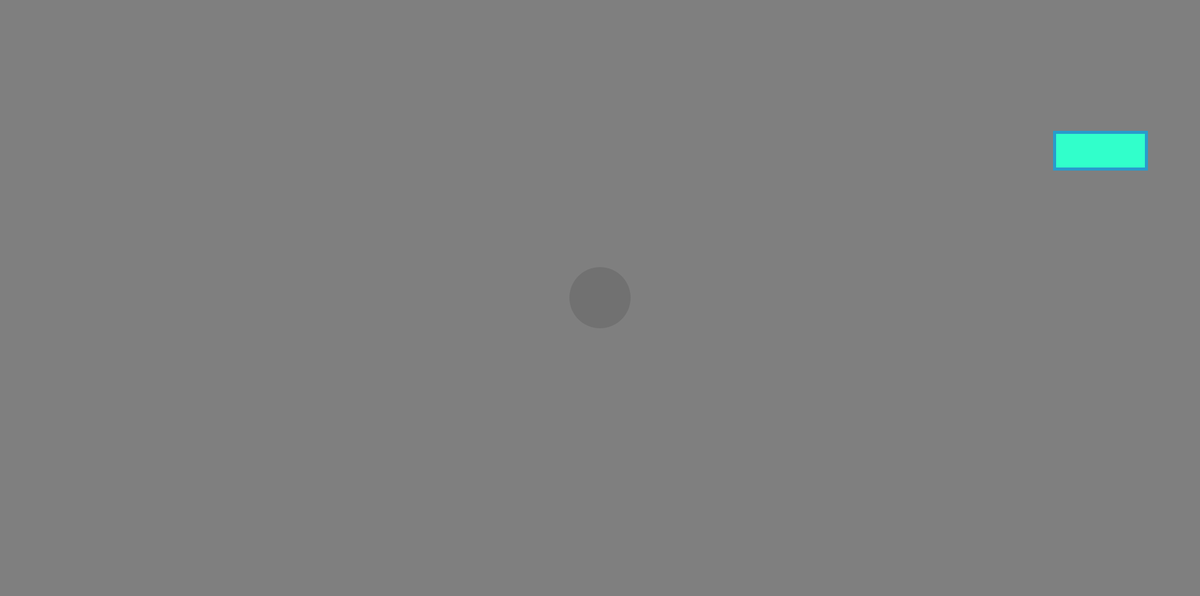
Frame 1 (no input)
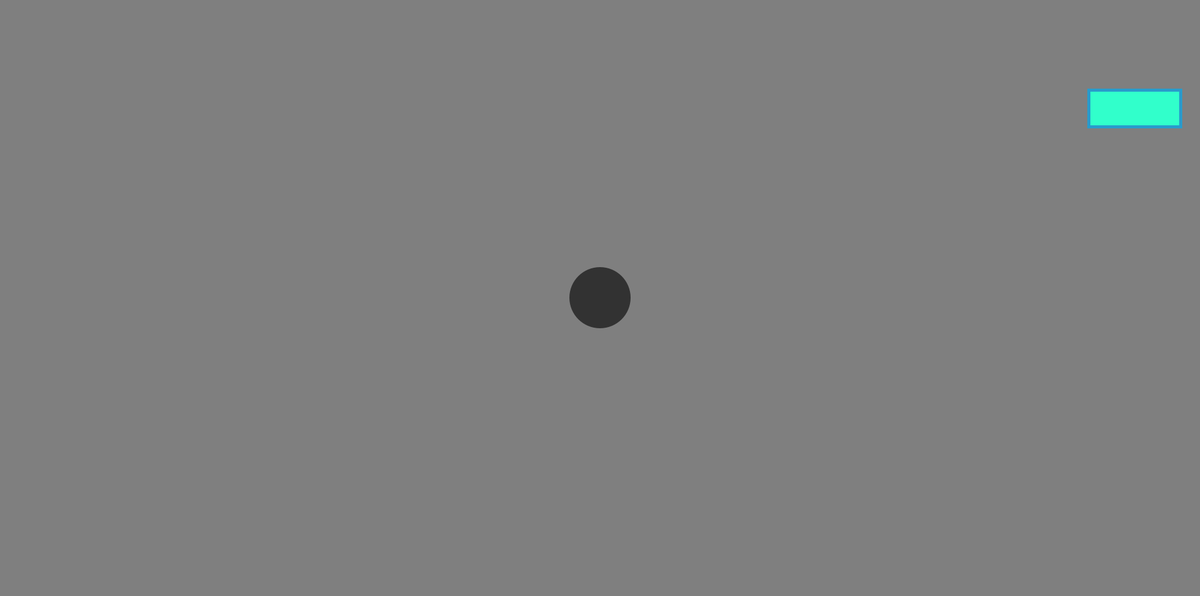
Frame 60 (the mouse pressed at the canvas centre just before this capture)
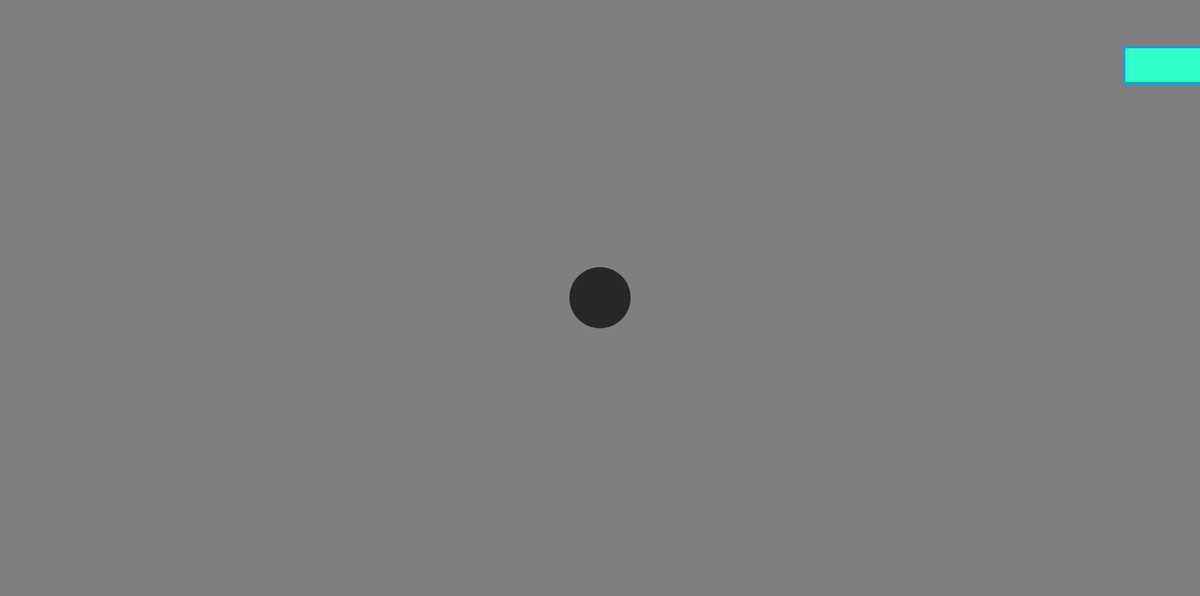
Frame 120 (the mouse held since frame 60 and released just before this capture)

The Processing sketch that drew these frames (run headless with seeded random() and noise(); from frame 60 on, the mouse is pressed at the canvas centre):

// Processing sketch: sketch_250516n
// ── sketch_250516n.pde
/*  ─────────────────────────────────────────────────────────────────────────
    MINI–GAME (full sketch) – with guaranteed‑intercept speed and editable  
    wing geometry.   Changes vs. last build are marked //modelcom          
    ─────────────────────────────────────────────────────────────────────────
*/

// ===== 1. GLOBAL TUNEABLE CONSTANTS =======================================

// --- Wing geometry (triangle shape) ----------------------------- //modelcom
float wingHalfSpan  = 18;   // half “wingspan” of delta (px)        //modelcom
float wingNoseAhead = 24;   // nose length ahead of CG              //modelcom
float wingTailBack  = 13;   // tail sweep distance                  //modelcom

// --- Speeds ------------------------------------------------------ //modelcom
float wingBaseSpeed    = 10;  // minimum launch speed               //modelcom
float wingReturnSpeed  = 12;  // speed when RTB                     //modelcom

// --- Gameplay variety --------------------------------------------
int   escortOffsetMin  = 35, escortOffsetMax = 55;
int   orbitLoopsMin=1, orbitLoopsMax=3;
float orbitRadiusMin=30, orbitRadiusMax=60;
int   fadeDurMin=60, fadeDurMax=120;
int   respawnDelay = 120;
int   scanPulseLen = 35;

// ===== 2. GLOBAL STATE VARS ======================================
float x, y, w=150, h=60, spdX, spdY;
color fillCol, strokeCol;
boolean squareVisible = true;
int    stateType;                     // 0 orbit, 1 destroy, 2 escort

float ellX, ellY, ellSize = 100;
float grayNow=random(255), grayNext=random(255), lerpAmt=0.05;
float[] speeds = {0.01, 0.05, 0.15, 0.30};
boolean connected=false;
float brightnessThreshold = 200;

float dynPhase=0, dynAmp=30;
PVector base;

ArrayList<Wing> wings = new ArrayList<Wing>();

// fade vars
boolean fading=false; float fadeSat=1, fadeAlpha=255; int fadeFrames;
// scan‑pulse vars
int scanPulse=0; color scanColor;

// respawn
int respawnTimer=0;

// ===== 3. HELPER FUNCTIONS  ======================================

// compute dynamic intercept speed so probe reaches rect before edge //modelcom
float computeInterceptSpeed(){                                       //modelcom
  float cx=x+w/2, cy=y+h/2;                                          // center
  float tX = (spdX>0)?(width-cx)/spdX:(spdX<0)?cx/-spdX:Float.MAX_VALUE;
  float tY = (spdY>0)?(height-cy)/spdY:(spdY<0)?cy/-spdY:Float.MAX_VALUE;
  float rectExitTime = min(tX,tY);                                   // soonest
  float dist   = dist(ellX,ellY,cx,cy);
  return max(wingBaseSpeed, dist/max(rectExitTime,1)*1.1);           // +10 %
}

// rectangle centre
PVector rectCenter(){ return new PVector(x+w/2,y+h/2); }

// target flank position for escort probe
PVector escortTarget(int side){
  PVector dir=new PVector(spdX,spdY);
  if(dir.mag()==0) dir.set(1,0);
  dir.normalize().rotate(radians(45*side))
      .mult(random(escortOffsetMin,escortOffsetMax));
  return PVector.add(rectCenter(),dir);
}

// start desaturation / fade
void startFade(){
  fading=true;
  fadeFrames=int(random(fadeDurMin,fadeDurMax));
}

// ===== 4. WING CLASS  ============================================
class Wing{
  PVector pos, vel;
  int mode;          // 0 orbit,1 return,2 destroy,3 escort,4 escortRet
  float angle,radius,orbitSpeed;
  int   loopsLeft;
  int   side;        // flank side for escort

  Wing(PVector p,int m){ pos=p.copy(); mode=m; }

  void update(){
    if(mode==0){ // ORBIT
      angle+=orbitSpeed;
      pos.set(rectCenter().x+cos(angle)*radius,
              rectCenter().y+sin(angle)*radius);
      if(angle>=TWO_PI && --loopsLeft<=0){
        mode=1;
        vel=PVector.sub(base,pos).setMag(wingReturnSpeed);  // vel for RTB //modelcom
      }
    }else if(mode==1||mode==4){ // RETURN
      PVector dir=PVector.sub(base,pos).setMag(wingReturnSpeed);
      vel=dir; pos.add(dir);
      if(pos.dist(base)<wingReturnSpeed) wings.remove(this);
    }else if(mode==2){ // DESTROY
      pos.add(vel);
      if(pos.dist(rectCenter())<6){
        startFade(); wings.remove(this);
      }
    }else if(mode==3){ // ESCORT
      PVector tgt=escortTarget(side);
      pos.add(PVector.sub(tgt,pos).mult(0.15));
      if(!squareVisible){ mode=4; vel=PVector.sub(base,pos).setMag(wingReturnSpeed); }
    }
  }

  void draw(){
    pushMatrix();
    translate(pos.x,pos.y);
    rotate(atan2(vel.y,vel.x));          // orient nose along velocity //modelcom
    fill(255,50,0); noStroke();
    beginShape();                        // delta drawn from globals   //modelcom
    vertex(-wingTailBack,-wingHalfSpan);
    vertex( wingNoseAhead,0);
    vertex(-wingTailBack, wingHalfSpan);
    endShape(CLOSE);
    popMatrix();
  }
}

// ===== 5. SETUP & DRAW  ==========================================
void setup(){
  size(1960,975);
  colorMode(HSB,360,100,100,255);
  base=new PVector(width/2,height/2);
  ellX=base.x; ellY=base.y;
  initSquare();
}

void draw(){
  background(0,0,50);
  updateCircle();
  updateSquare();
  updateTriangle();
  updateWings();
  handleRespawn();
}

// ===== 6. UPDATE SECTIONS  =======================================
void updateCircle(){
  grayNow=lerp(grayNow,grayNext,lerpAmt);
  if(abs(grayNow-grayNext)<1){
    grayNext=random(255); lerpAmt=speeds[int(random(speeds.length))];
    boolean trig=grayNext>brightnessThreshold;
    if(trig&&!connected&&squareVisible) triggerEncounter();
    connected=trig&&squareVisible;
  }
  fill(scanPulse>0?scanColor:color(grayNow));
  noStroke(); ellipse(ellX,ellY,ellSize,ellSize);
}

void updateSquare(){
  if(!squareVisible) return;
  x+=spdX; y+=spdY;
  if(x>width||x+w<0||y>height||y+h<0){ squareVisible=false; return;}
  if(fading){
    fadeSat=max(0,fadeSat-1.0/fadeFrames);
    if(fadeSat==0) fadeAlpha=max(0,fadeAlpha-255.0/fadeFrames);
    if(fadeAlpha==0){ squareVisible=false; fading=false; }
  }
  float h0=hue(fillCol),b0=brightness(fillCol);
  color c2=color(h0,map(fadeSat,0,1,0,saturation(fillCol)),
                 map(fadeSat,0,1,0,b0),fadeAlpha);
  fill(c2); stroke(strokeCol); strokeWeight(5); rect(x,y,w,h);
}

void updateTriangle(){
  if(!connected||!squareVisible) return;
  PVector cir=new PVector(ellX,ellY), sq=rectCenter();
  dynPhase+=0.1; float off=sin(dynPhase)*dynAmp;
  PVector apex=new PVector(sq.x+off,sq.y);
  PVector v=PVector.sub(apex,cir).normalize();
  PVector perp=new PVector(-v.y,v.x).mult(20);
  noStroke();
  fill(scanPulse>0?scanColor:color(120,255,0,80));
  beginShape();
  vertex(apex.x,apex.y);
  vertex(cir.x+perp.x,cir.y+perp.y);
  vertex(cir.x-perp.x,cir.y-perp.y);
  endShape(CLOSE);
}

void updateWings(){
  for(int i=wings.size()-1;i>=0;i--){ Wing wg=wings.get(i); wg.update(); wg.draw(); }
  if(scanPulse>0 && --scanPulse==0) grayNext=random(255);
}

void handleRespawn(){
  if(squareVisible||wings.size()>0) return;
  if(++respawnTimer>=respawnDelay){ initSquare(); respawnTimer=0; }
}

// ===== 7. ENCOUNTER LOGIC  ======================================
void triggerEncounter(){
  scanColor=fillCol; scanPulse=scanPulseLen;
  switch(stateType){
    case 0: spawnOrbitProbe();   break;
    case 1: spawnDestroyProbe(); break;
    case 2: spawnEscortProbes(); break;
  }
}

// --- probe spawners with dynamic speed --------------------------- //modelcom
void spawnOrbitProbe(){
  float launch=computeInterceptSpeed();
  Wing w=new Wing(base,0);
  w.radius=random(orbitRadiusMin,orbitRadiusMax);
  w.angle=atan2(rectCenter().y-base.y,rectCenter().x-base.x);
  w.orbitSpeed=random(0.05,0.12);
  w.loopsLeft=int(random(orbitLoopsMin,orbitLoopsMax+1));
  w.vel=PVector.sub(rectCenter(),base).setMag(launch);
  wings.add(w);
}
void spawnDestroyProbe(){
  float launch=computeInterceptSpeed();
  Wing w=new Wing(base,2);
  w.vel=PVector.sub(rectCenter(),base).setMag(launch);
  wings.add(w);
}
void spawnEscortProbes(){
  float launch=computeInterceptSpeed();
  for(int s=-1;s<=1;s+=2){
    Wing w=new Wing(base,3);
    w.side=s;
    w.vel=PVector.sub(rectCenter(),base).setMag(launch); // used for draw orient
    wings.add(w);
  }
}

// ===== 8. INIT NEW RECTANGLE  ====================================
void initSquare(){
  w=150; h=60;
  x=random(width-w); y=random(height-h);
  spdX=random(-1.2,1.3); spdY=random(-3.2,3.2);
  if(spdX==0&&spdY==0){ spdX=1; spdY=1; }
  fillCol=color(random(360),80,100);
  strokeCol=color(random(360),80,80);
  squareVisible=true; fading=false; fadeSat=1; fadeAlpha=255;
  stateType=int(random(3)); wings.clear(); connected=false;
}
